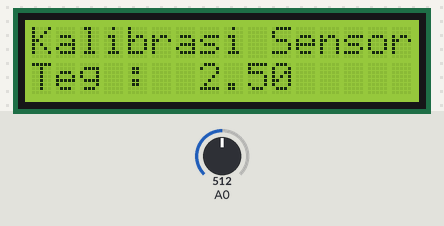
This sketch was run on a simulated Arduino Uno, built with avr-gcc and run on an emulated ATmega328P. Parts: 16×2 character LCD. Inputs (shaded band) come from the test bench; at power-on: A0 = 512.

Above: at 3.3 s.
3.4 s: A0 set to 716
At 4.9 s:
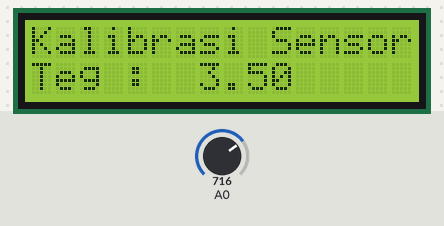
5.7 s: A0 set to 900
At 7.2 s:
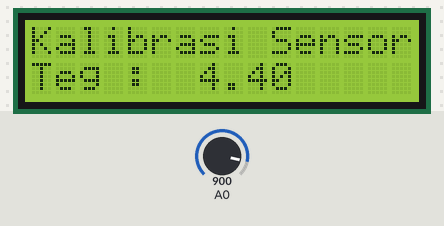
7.7 s: A0 set to 1023
At 9.5 s:
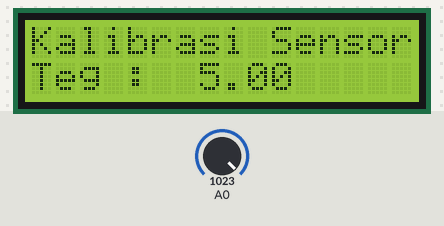
Timing chart, 0 to 11.0 s (numbered marks = the images above; inputs shaded):
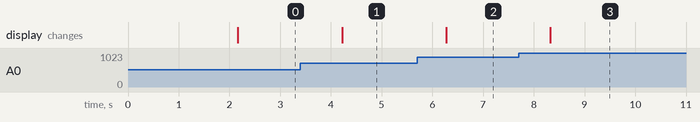

The sketch:

B400_Kalibrasi_Sensor.ino
```cpp
/*
 * Nama   : Devandri Suherman
 * NIM    : 191354007
 * Matkul : Sistem Kendali Digital
 * Judul  : PROYEK MANDIRI - Pengujian Komponen
 *          Kalibrasi Sensor pH
 * Tanggal: Senin, 29 November 2021
 */

#include <Wire.h> //Library I2C
#include <LiquidCrystal_I2C.h> //Library LCD I2C
LiquidCrystal_I2C lcd(0x27,16,2);

void setup() {
  Serial.begin(9600);
  lcd.init();
  lcd.begin(16,2);
  lcd.backlight();
  lcd.setCursor(0,0); // kolom x baris
  lcd.print("KALIBRASI pH");
  delay(2000);
}

void loop() {
  int nilaiSensor = analogRead(A0);
  float tegangan = nilaiSensor*(5.0/1023.0);
  lcd.setCursor(0,0); // kolom x baris
  lcd.print("Kalibrasi Sensor");
  lcd.setCursor(0,1);
  lcd.print("Teg : ");
  lcd.setCursor(7,1);
  lcd.print(tegangan);
  delay(1000);
}
```

Measured:
- after the input at 3.4 s, the display: changes after 0.82 s (image 1)
- after the input at 5.7 s, the display: changes after 0.57 s (image 2)
- after the input at 7.7 s, the display: changes after 0.63 s (image 3)
